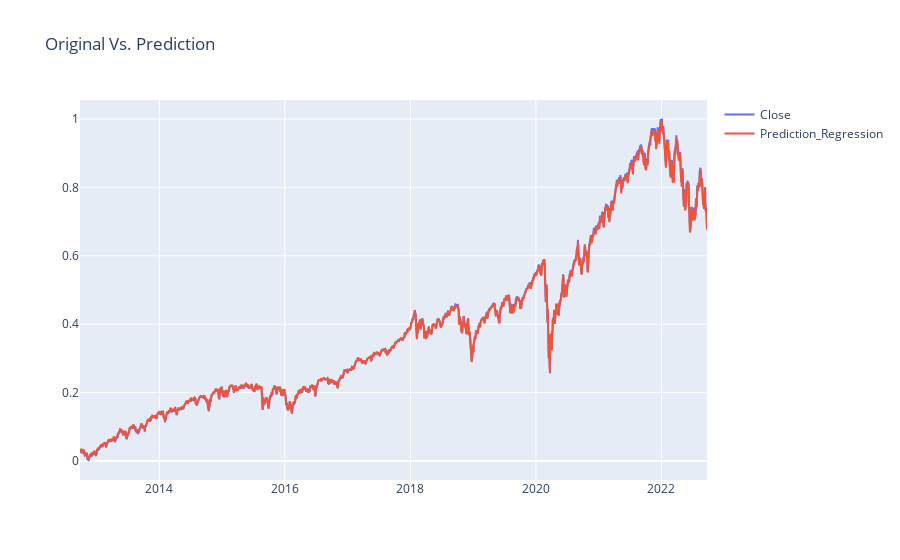

Notebook cell for this chart:
### Code cell
interactive_plot(predicted, "Original Vs. Prediction")

### Figure 1 — Plotly figure (JSON) as saved in the notebook; plotly's stock layout.template omitted (floating-point values rounded to 4 significant figures; data arrays with more than 128 entries replaced by an {"elided": "..."} marker saying what was removed)
{"data": [{"name": "Close", "type": "scatter", "x": {"elided": "2515 str values"}, "y": {"elided": "2515 float values"}}, {"name": "Prediction_Regression", "type": "scatter", "x": {"elided": "2515 str values"}, "y": {"elided": "2515 float values"}}], "layout": {"legend": {"tracegroupgap": 0}, "title": {"text": "Original Vs. Prediction"}, "xaxis": {"anchor": "y", "domain": [0, 1]}, "yaxis": {"anchor": "x", "domain": [0, 1]}}}
